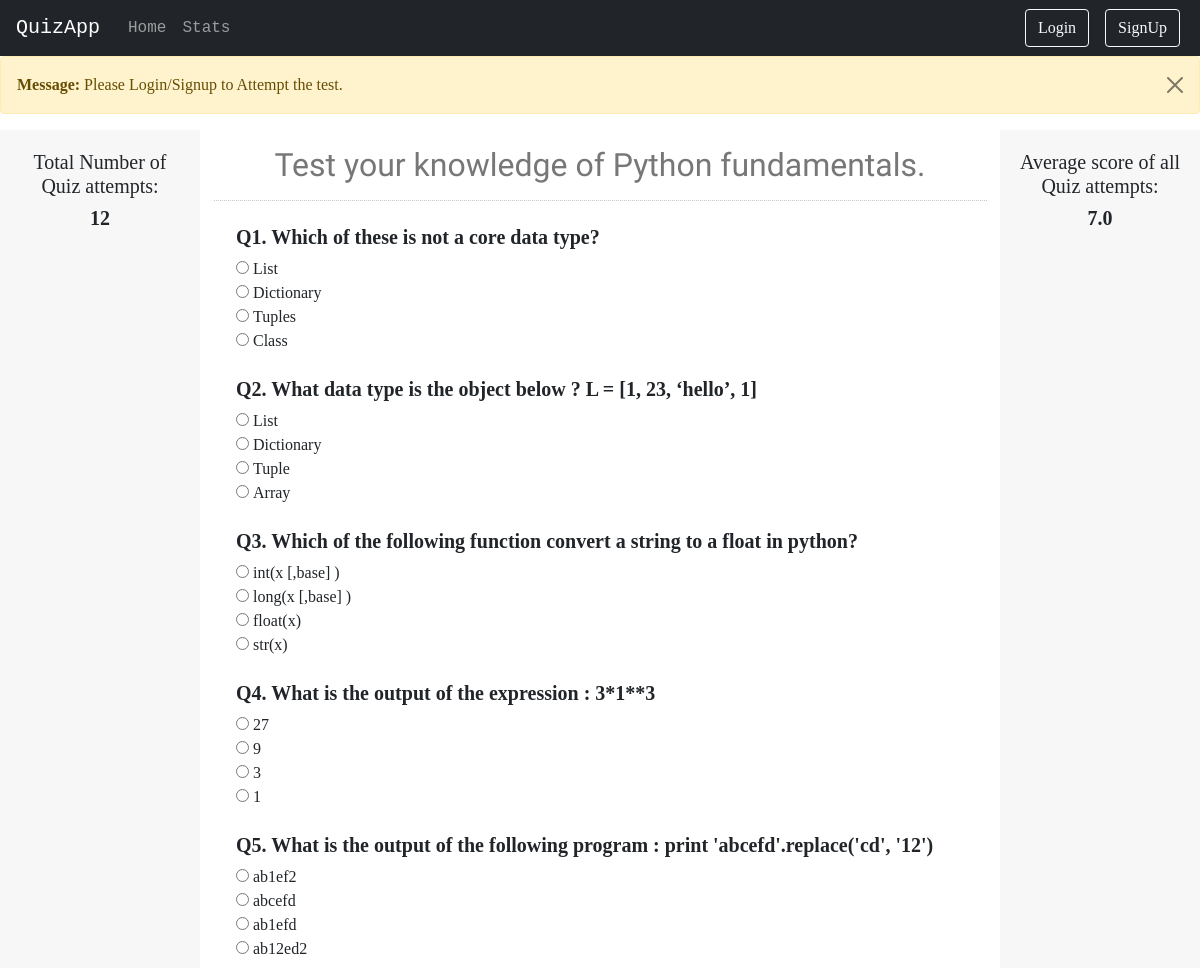
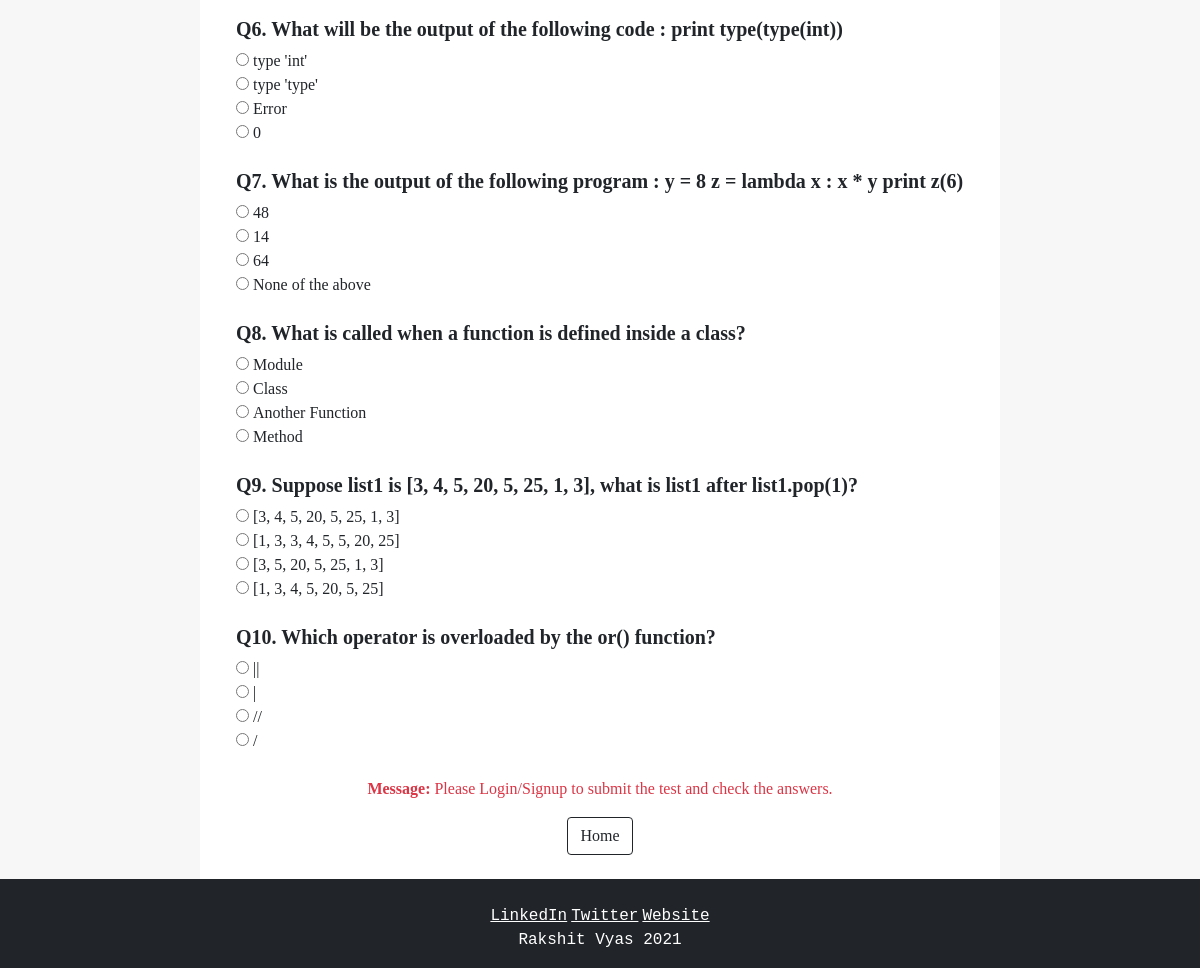
/quiz/python, run on the app's committed database (2 pictures, top to bottom).
### quizapp/models.py (models this page shows, shortened)
class Question(models.Model):
    question_id = models.AutoField(primary_key=True)
    question = models.CharField(max_length=500)
    option1 = models.CharField(max_length=200)
    option2 = models.CharField(max_length=200)
    option3 = models.CharField(max_length=200, default=None)
    option4 = models.CharField(max_length=200, default=None)
    option5 = models.CharField(max_length=200, default=None)
    answer = models.IntegerField()
    subject = models.CharField(max_length=20)

### quizapp/views.py (the view, shortened to what this page needs)
# urls.py: path('quiz/<str:sub>', views.quiz, name='quiz'),
def quiz(request,sub):
    context= {}
    if sub == 'c':
        context = fetch_data("C Programming", "C")
    elif sub == 'cpp':
        context = fetch_data("C++ Programming", "C++")
    elif sub == 'java':
        context = fetch_data("Java Programming", "Java")
    elif sub == 'python':
        context = fetch_data("Python Programming", "Python")
    elif sub == 'js':
        context = fetch_data("Javascript Programming", "Javascript")
    else:
        context = fetch_data("","")
    return render(request, 'quiz.html', context)

### quizapp/views.py (called while the page is built)
def fetch_data(subject, language):
    data = Question.objects.filter(subject=subject)
    answers = []
    for d in data:
        answers.append(d.answer)
    tests_data = Test_stat.objects.all()
    total_test = len(tests_data)
    total_marks = 0
    for test in tests_data:
        total_marks += test.score
    avg_marks = float(total_marks/total_test)
    avg_marks = round(avg_marks,2)
    context ={
        'all_data' : data,
        'o' : 1,
        'language' : language,
        'answers' : answers,
        'total_test' : total_test,
        'avg_marks' : avg_marks
    }
    return context

### templates/quiz.html (shortened to what this page needs)
{% extends 'basic.html' %}
{% block body %}
<h1 name="heaad" class="subheading text-center my-3" style = "font-size: 200%;">Test your knowledge of {{language}} fundamentals.</h1>
<hr>
<form action=""  class="quizForm" name="quizForm" onsubmit="submitAnswers()">
{% for data in all_data %}
<div class="container-fluid my-4">
    <h3 class="qna" name="q{{forloop.counter}}">Q{{data.question}}</h3>
    <input class="qna" type="radio" id="o{{forloop.counter}}{{o}}" name="q{{forloop.counter}}" value="{{o}}">
    <label class="qna" id="op{{forloop.counter}}{{o}}" for="o{{forloop.counter}}{{o}}">{{data.option1|slice:"3:"}}</label><br>
    <input class="qna" type="radio" id="o{{forloop.counter}}{{o|add:"1"}}" name="q{{forloop.counter}}" value="{{o|add:"1"}}">
    <label class="qna" id="op{{forloop.counter}}{{o|add:"1"}}" for="o{{forloop.counter}}{{o|add:"1"}}">{{data.option2|slice:"3:"}}</label><br>
    <input class="qna" type="radio" id="o{{forloop.counter}}{{o|add:"2"}}" name="q{{forloop.counter}}" value="{{o|add:"2"}}">
    <label class="qna" id="op{{forloop.counter}}{{o|add:"2"}}" for="o{{forloop.counter}}{{o|add:"2"}}">{{data.option3|slice:"3:"}}</label><br>
    <input class="qna" type="radio" id="o{{forloop.counter}}{{o|add:"3"}}" name="q{{forloop.counter}}" value="{{o|add:"3"}}">
    <label class="qna" id="op{{forloop.counter}}{{o|add:"3"}}" for="o{{forloop.counter}}{{o|add:"3"}}">{{data.option4|slice:"3:"}}</label><br>
</div>
{% endfor %}
</form>
{% if user.is_authenticated %}
<div class="text-center mt-4 mb-2">
    <input class="btn btn-outline-dark" type="submit" name="" value="Submit Answers" onclick="submitAnswers()">
    <input class="btn btn-outline-dark" type="submit" name="" value="Home" onclick="home()">
    <input class="btn btn-outline-dark" type="submit" name="" value="Show answers" onclick="showAnswers()">
</div>
<div id="showres" class="showres text-center my-2">
</div>
{% else %}
<div class="text-center my-4">
    <p class="text-danger "><strong>Message: </strong> Please Login/Signup to submit the test and check the answers.</p>
    <input class="btn btn-outline-dark" type="submit" name="" value="Home" onclick="home()">
</div>
{% endif %}
{% endblock %}

### static/css/styles.css (style rules this page uses)
body { font-family: "Montserrat"; }
h1,h2 { font-family: 'Cormorant Garamond', serif; }
h3 { font-size: 20px; font-family: 'Times New Roman', Times, serif; font-weight: bold; }
.subheading { color: #777777; font-family: 'Sacramento', cursive; font-size: 28px; }
hr { border-top: dotted #fff 1px; border-bottom: 0; }

### data on the page
Question: question "1. Which of these is not a core data type?", option1 "List", option2 "Dictionary", option3 "Tuples", option4 "Class"
Question: question "2. What data type is the object below ? L = [1, 23, ‘hello’, 1]", option1 "List", option2 "Dictionary", option3 "Tuple", option4 "Array"
Question: question "3. Which of the following function convert a string to a float in python?", option1 "int(x [,base] )", option2 "long(x [,base] )", option3 "float(x)", option4 "str(x)"
Question: question "4. What is the output of the expression : 3*1**3", option1 "27", option2 "9", option3 "3", option4 "1"
Question: question "5. What is the output of the following program : print 'abcefd'.replace('cd', '12')", option1 "ab1ef2", option2 "abcefd", option3 "ab1efd", option4 "ab12ed2"
Question: question "6. What will be the output of the following code : print type(type(int))", option1 "type 'int'", option2 "type 'type'", option3 "Error", option4 "0"
Question: question "7. What is the output of the following program : y = 8 z = lambda x : x * y print z(6)", option1 "48", option2 "14", option3 "64", option4 "None of the above"
Question: question "8. What is called when a function is defined inside a class?", option1 "Module", option2 "Class", option3 "Another Function", option4 "Method"
Question: question "9. Suppose list1 is [3, 4, 5, 20, 5, 25, 1, 3], what is list1 after list1.pop(1)?", option1 "[3, 4, 5, 20, 5, 25, 1, 3]", option2 "[1, 3, 3, 4, 5, 5, 20, 25]", option3 "[3, 5, 20, 5, 25, 1, 3]", option4 "[1, 3, 4, 5, 20, 5, 25]"
Question: question "10. Which operator is overloaded by the or() function?", option1 "||", option2 "|", option3 "//", option4 "/"

### other printed values
{{ total_test }} "12"
{{ language }} "Python"
{{ avg_marks }} "7.0"
